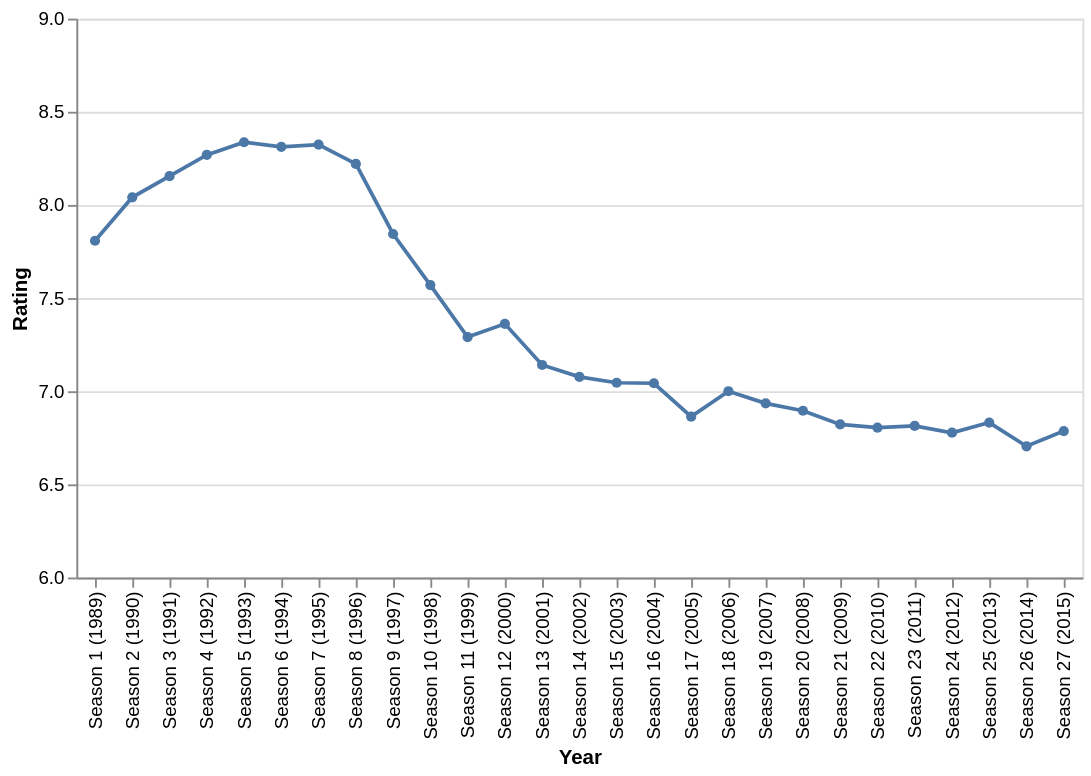

Notebook code cell kept with this figure:
### Code cell
alt.Chart(df_ratings).mark_line(point=True).encode(
    x=alt.X('season_label:O', title='Year', sort=alt.SortField(field='season', order='ascending')),
    y=alt.Y('imdb_rating:Q', title='Rating', scale=alt.Scale(domain=[6, 9]))
)

### Figure 1 — Vega-Lite specification as saved in the notebook (floating-point values rounded to 4 significant figures)
{"config": {"view": {"continuousWidth": 300, "continuousHeight": 300}}, "data": {"name": "data-dc4370c874294abf6a510765bdec8507"}, "mark": {"type": "line", "point": true}, "encoding": {"x": {"field": "season_label", "sort": {"field": "season", "order": "ascending"}, "title": "Year", "type": "ordinal"}, "y": {"field": "imdb_rating", "scale": {"domain": [6, 9]}, "title": "Rating", "type": "quantitative"}}, "$schema": "https://vega.github.io/schema/vega-lite/v6.1.0.json", "datasets": {"data-dc4370c874294abf6a510765bdec8507": [{"imdb_rating": 7.808, "season": 1.0, "season_label": "Season 1 (1989)"}, {"imdb_rating": 7.57, "season": 10.0, "season_label": "Season 10 (1998)"}, {"imdb_rating": 7.291, "season": 11.0, "season_label": "Season 11 (1999)"}, {"imdb_rating": 7.362, "season": 12.0, "season_label": "Season 12 (2000)"}, {"imdb_rating": 7.141, "season": 13.0, "season_label": "Season 13 (2001)"}, {"imdb_rating": 7.077, "season": 14.0, "season_label": "Season 14 (2002)"}, {"imdb_rating": 7.045, "season": 15.0, "season_label": "Season 15 (2003)"}, {"imdb_rating": 7.043, "season": 16.0, "season_label": "Season 16 (2004)"}, {"imdb_rating": 6.864, "season": 17.0, "season_label": "Season 17 (2005)"}, {"imdb_rating": 7.0, "season": 18.0, "season_label": "Season 18 (2006)"}, {"imdb_rating": 6.935, "season": 19.0, "season_label": "Season 19 (2007)"}, {"imdb_rating": 8.041, "season": 2.0, "season_label": "Season 2 (1990)"}, {"imdb_rating": 6.895, "season": 20.0, "season_label": "Season 20 (2008)"}, {"imdb_rating": 6.822, "season": 21.0, "season_label": "Season 21 (2009)"}, {"imdb_rating": 6.805, "season": 22.0, "season_label": "Season 22 (2010)"}, {"imdb_rating": 6.814, "season": 23.0, "season_label": "Season 23 (2011)"}, {"imdb_rating": 6.777, "season": 24.0, "season_label": "Season 24 (2012)"}, {"imdb_rating": 6.832, "season": 25.0, "season_label": "Season 25 (2013)"}, {"imdb_rating": 6.705, "season": 26.0, "season_label": "Season 26 (2014)"}, {"imdb_rating": 6.786, "season": 27.0, "season_label": "Season 27 (2015)"}, {"imdb_rating": 8.154, "season": 3.0, "season_label": "Season 3 (1991)"}, {"imdb_rating": 8.268, "season": 4.0, "season_label": "Season 4 (1992)"}, {"imdb_rating": 8.336, "season": 5.0, "season_label": "Season 5 (1993)"}, {"imdb_rating": 8.312, "season": 6.0, "season_label": "Season 6 (1994)"}, {"imdb_rating": 8.324, "season": 7.0, "season_label": "Season 7 (1995)"}, {"imdb_rating": 8.22, "season": 8.0, "season_label": "Season 8 (1996)"}, {"imdb_rating": 7.844, "season": 9.0, "season_label": "Season 9 (1997)"}]}}
